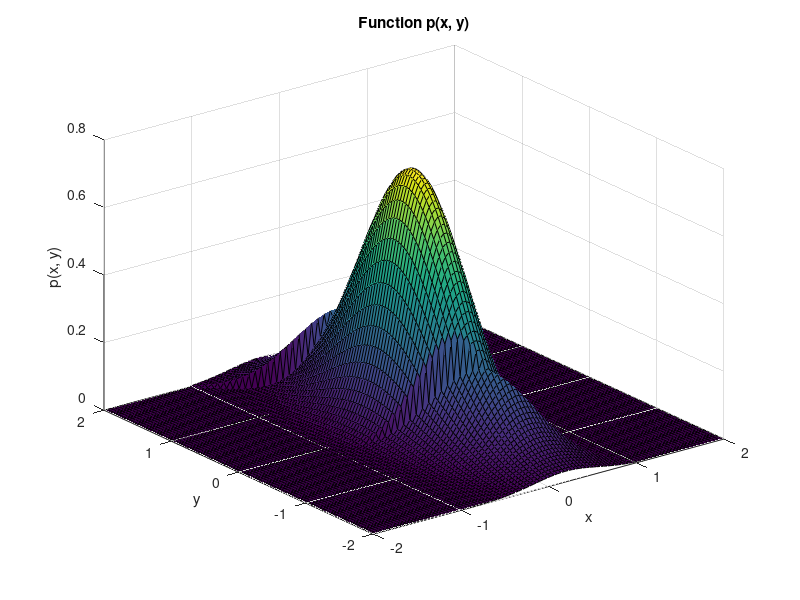

Write the MATLAB code that produced this figure.
% 用 MATLAB 函数表示下列函数, 并作图
% p(x, y) = 0.5457exp(-0.75y^2 - 3.75x^2 - 1.5x),  x + y > 1
% p(x, y) = 0.7575exp(-y^2 - 6x^2),                -1 < x + y <= 1
% p(x, y) = 0.5457exp(-0.75y^2 - 3.75x^2 + 1.5x),  x + y <= -1

% 定义x和y的范围
x = linspace(-2, 2, 100);
y = linspace(-2, 2, 100);

% 生成网格
[X, Y] = meshgrid(x, y);

% 计算p的值
P1 = 0.5457 * exp(-0.75 * Y.^2 - 3.75 * X.^2 - 1.5 * X) .* (X + Y > 1);
P2 = 0.7575 * exp(-Y.^2 - 6 * X.^2) .* (-1 < X + Y & X + Y <= 1);
P3 = 0.5457 * exp(-0.75 * Y.^2 - 3.75 * X.^2 + 1.5 * X) .* (X + Y <= -1);

% 绘制函数
surf(X, Y, P1 + P2 + P3);
title('Function p(x, y)');
xlabel('x');
ylabel('y');
zlabel('p(x, y)');